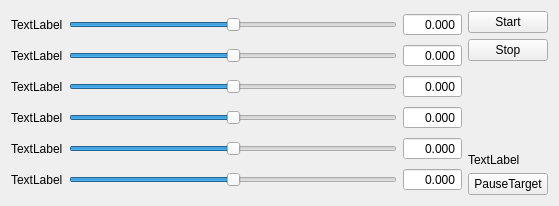
<?xml version="1.0" encoding="UTF-8"?>
<ui version="4.0">
    <class>RobotDebugger</class>
    <widget class="QWidget" name="RobotDebugger">
        <property name="geometry">
            <rect>
                <x>0</x>
                <y>0</y>
                <width>559</width>
                <height>206</height>
            </rect>
        </property>
        <property name="windowTitle">
            <string>Form</string>
        </property>
        <layout class="QGridLayout" name="gridLayout_2">
            <item row="0" column="1">
                <widget class="QPushButton" name="btnStart">
                    <property name="text">
                        <string>Start</string>
                    </property>
                </widget>
            </item>
            <item row="2" column="1">
                <spacer name="verticalSpacer">
                    <property name="orientation">
                        <enum>Qt::Vertical</enum>
                    </property>
                    <property name="sizeHint" stdset="0">
                        <size>
                            <width>20</width>
                            <height>69</height>
                        </size>
                    </property>
                </spacer>
            </item>
            <item row="1" column="1">
                <widget class="QPushButton" name="btnStop">
                    <property name="text">
                        <string>Stop</string>
                    </property>
                </widget>
            </item>
            <item row="4" column="1">
                <widget class="QPushButton" name="btnTargetNow">
                    <property name="text">
                        <string>PauseTarget</string>
                    </property>
                </widget>
            </item>
            <item row="0" column="0" rowspan="5">
                <layout class="QGridLayout" name="gridLayout">
                    <item row="0" column="0">
                        <widget class="QLabel" name="label">
                            <property name="text">
                                <string>TextLabel</string>
                            </property>
                        </widget>
                    </item>
                    <item row="0" column="1">
                        <widget class="QSlider" name="slider_1">
                            <property name="minimum">
                                <number>-350</number>
                            </property>
                            <property name="maximum">
                                <number>350</number>
                            </property>
                            <property name="orientation">
                                <enum>Qt::Horizontal</enum>
                            </property>
                        </widget>
                    </item>
                    <item row="0" column="2">
                        <widget class="QDoubleSpinBox" name="dsb_1">
                            <property name="alignment">
                                <set>Qt::AlignRight|Qt::AlignTrailing|Qt::AlignVCenter</set>
                            </property>
                            <property name="buttonSymbols">
                                <enum>QAbstractSpinBox::NoButtons</enum>
                            </property>
                            <property name="suffix">
                                <string/>
                            </property>
                            <property name="decimals">
                                <number>3</number>
                            </property>
                            <property name="minimum">
                                <double>-999.000000000000000</double>
                            </property>
                            <property name="maximum">
                                <double>999.000000000000000</double>
                            </property>
                        </widget>
                    </item>
                    <item row="1" column="0">
                        <widget class="QLabel" name="label_2">
                            <property name="text">
                                <string>TextLabel</string>
                            </property>
                        </widget>
                    </item>
                    <item row="1" column="1">
                        <widget class="QSlider" name="slider_2">
                            <property name="minimum">
                                <number>-350</number>
                            </property>
                            <property name="maximum">
                                <number>350</number>
                            </property>
                            <property name="orientation">
                                <enum>Qt::Horizontal</enum>
                            </property>
                        </widget>
                    </item>
                    <item row="1" column="2">
                        <widget class="QDoubleSpinBox" name="dsb_2">
                            <property name="alignment">
                                <set>Qt::AlignRight|Qt::AlignTrailing|Qt::AlignVCenter</set>
                            </property>
                            <property name="buttonSymbols">
                                <enum>QAbstractSpinBox::NoButtons</enum>
                            </property>
                            <property name="suffix">
                                <string/>
                            </property>
                            <property name="decimals">
                                <number>3</number>
                            </property>
                            <property name="minimum">
                                <double>-999.000000000000000</double>
                            </property>
                            <property name="maximum">
                                <double>999.000000000000000</double>
                            </property>
                        </widget>
                    </item>
                    <item row="2" column="0">
                        <widget class="QLabel" name="label_3">
                            <property name="text">
                                <string>TextLabel</string>
                            </property>
                        </widget>
                    </item>
                    <item row="2" column="1">
                        <widget class="QSlider" name="slider_3">
                            <property name="minimum">
                                <number>-350</number>
                            </property>
                            <property name="maximum">
                                <number>350</number>
                            </property>
                            <property name="orientation">
                                <enum>Qt::Horizontal</enum>
                            </property>
                        </widget>
                    </item>
                    <item row="2" column="2">
                        <widget class="QDoubleSpinBox" name="dsb_3">
                            <property name="alignment">
                                <set>Qt::AlignRight|Qt::AlignTrailing|Qt::AlignVCenter</set>
                            </property>
                            <property name="buttonSymbols">
                                <enum>QAbstractSpinBox::NoButtons</enum>
                            </property>
                            <property name="suffix">
                                <string/>
                            </property>
                            <property name="decimals">
                                <number>3</number>
                            </property>
                            <property name="minimum">
                                <double>-999.000000000000000</double>
                            </property>
                            <property name="maximum">
                                <double>999.000000000000000</double>
                            </property>
                        </widget>
                    </item>
                    <item row="3" column="0">
                        <widget class="QLabel" name="label_4">
                            <property name="text">
                                <string>TextLabel</string>
                            </property>
                        </widget>
                    </item>
                    <item row="3" column="1">
                        <widget class="QSlider" name="slider_4">
                            <property name="minimum">
                                <number>-350</number>
                            </property>
                            <property name="maximum">
                                <number>350</number>
                            </property>
                            <property name="orientation">
                                <enum>Qt::Horizontal</enum>
                            </property>
                        </widget>
                    </item>
                    <item row="3" column="2">
                        <widget class="QDoubleSpinBox" name="dsb_4">
                            <property name="alignment">
                                <set>Qt::AlignRight|Qt::AlignTrailing|Qt::AlignVCenter</set>
                            </property>
                            <property name="buttonSymbols">
                                <enum>QAbstractSpinBox::NoButtons</enum>
                            </property>
                            <property name="suffix">
                                <string/>
                            </property>
                            <property name="decimals">
                                <number>3</number>
                            </property>
                            <property name="minimum">
                                <double>-999.000000000000000</double>
                            </property>
                            <property name="maximum">
                                <double>999.000000000000000</double>
                            </property>
                        </widget>
                    </item>
                    <item row="4" column="0">
                        <widget class="QLabel" name="label_5">
                            <property name="text">
                                <string>TextLabel</string>
                            </property>
                        </widget>
                    </item>
                    <item row="4" column="1">
                        <widget class="QSlider" name="slider_5">
                            <property name="minimum">
                                <number>-350</number>
                            </property>
                            <property name="maximum">
                                <number>350</number>
                            </property>
                            <property name="orientation">
                                <enum>Qt::Horizontal</enum>
                            </property>
                        </widget>
                    </item>
                    <item row="4" column="2">
                        <widget class="QDoubleSpinBox" name="dsb_5">
                            <property name="alignment">
                                <set>Qt::AlignRight|Qt::AlignTrailing|Qt::AlignVCenter</set>
                            </property>
                            <property name="buttonSymbols">
                                <enum>QAbstractSpinBox::NoButtons</enum>
                            </property>
                            <property name="suffix">
                                <string/>
                            </property>
                            <property name="decimals">
                                <number>3</number>
                            </property>
                            <property name="minimum">
                                <double>-999.000000000000000</double>
                            </property>
                            <property name="maximum">
                                <double>999.000000000000000</double>
                            </property>
                        </widget>
                    </item>
                    <item row="5" column="0">
                        <widget class="QLabel" name="label_6">
                            <property name="text">
                                <string>TextLabel</string>
                            </property>
                        </widget>
                    </item>
                    <item row="5" column="1">
                        <widget class="QSlider" name="slider_6">
                            <property name="minimum">
                                <number>-350</number>
                            </property>
                            <property name="maximum">
                                <number>350</number>
                            </property>
                            <property name="orientation">
                                <enum>Qt::Horizontal</enum>
                            </property>
                        </widget>
                    </item>
                    <item row="5" column="2">
                        <widget class="QDoubleSpinBox" name="dsb_6">
                            <property name="alignment">
                                <set>Qt::AlignRight|Qt::AlignTrailing|Qt::AlignVCenter</set>
                            </property>
                            <property name="buttonSymbols">
                                <enum>QAbstractSpinBox::NoButtons</enum>
                            </property>
                            <property name="suffix">
                                <string/>
                            </property>
                            <property name="decimals">
                                <number>3</number>
                            </property>
                            <property name="minimum">
                                <double>-999.000000000000000</double>
                            </property>
                            <property name="maximum">
                                <double>999.000000000000000</double>
                            </property>
                        </widget>
                    </item>
                </layout>
            </item>
            <item row="3" column="1">
                <widget class="QLabel" name="label_FPS">
                    <property name="text">
                        <string>TextLabel</string>
                    </property>
                </widget>
            </item>
        </layout>
    </widget>
    <resources/>
    <connections/>
</ui>
